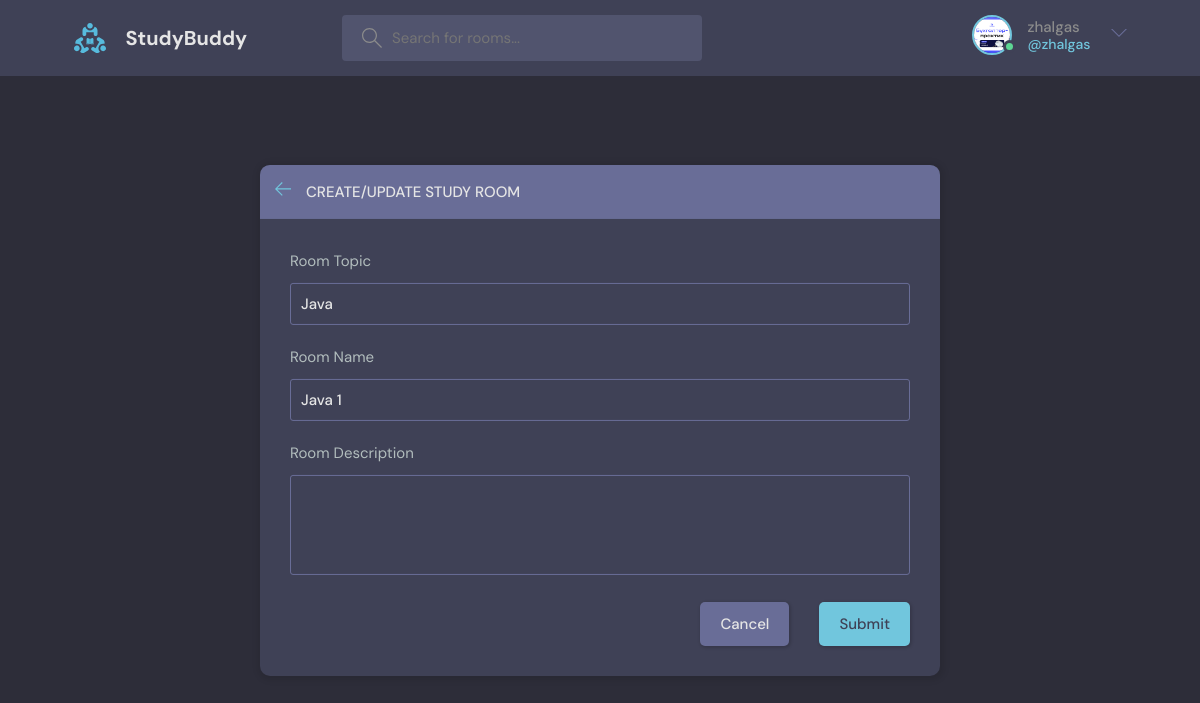
The page /update-room/1/ (signed in) on the database as committed earlier.
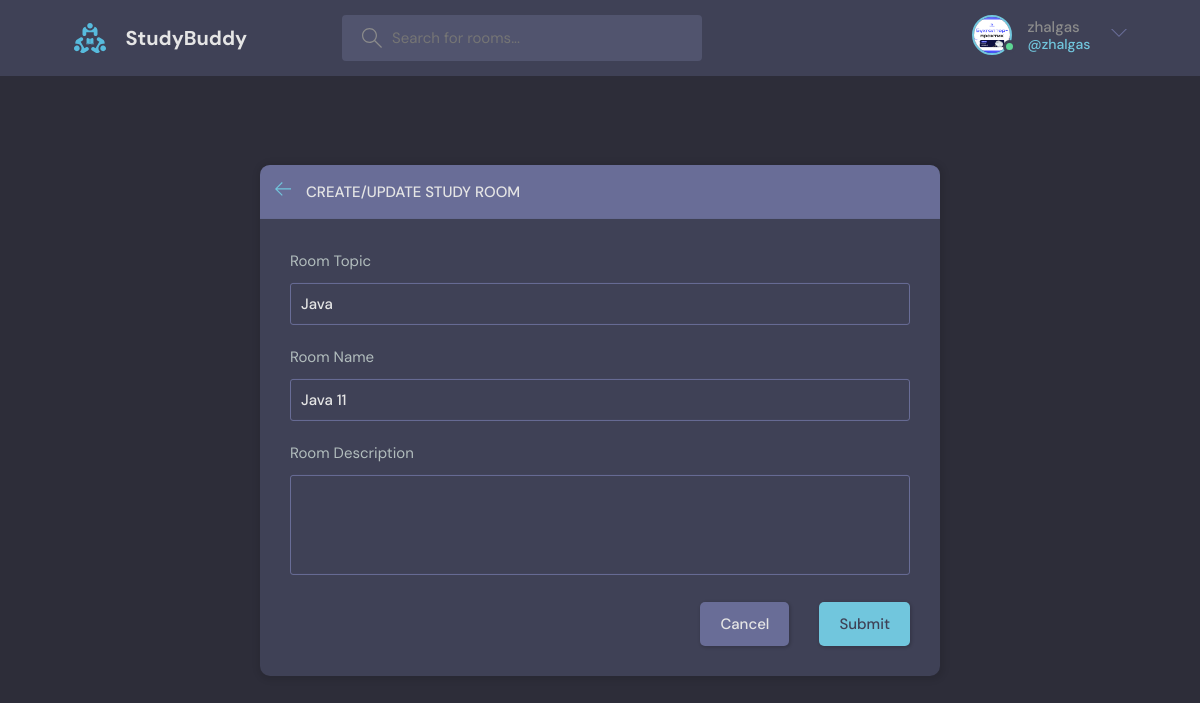
The same page on the database as committed later.
### baseapp/models.py (models this page shows, shortened)
class Room(models.Model):
    host = models.ForeignKey(User, on_delete = SET_NULL, null = True)
    topic = models.ForeignKey(Topic, on_delete = models.SET_NULL, null = True)
    name = models.CharField(max_length = 200)
    description = models.TextField(null = True, blank = True)
    participants = models.ManyToManyField(User, related_name = 'participants', blank = True)
    updated = models.DateTimeField(auto_now = True)
    created = models.DateTimeField(auto_now_add = True)
    approved = models.BooleanField(default = False)
    class Meta:
        ordering = ['-updated', '-created']

class Topic(models.Model):
    name = models.CharField(max_length = 200)
    approved = models.BooleanField(default = False)

### baseapp/views.py (the view, shortened to what this page needs)
# urls.py: path('update-room/<str:pk>/', views.updateRoom, name = 'update-room'),
@login_required(login_url='login')
def updateRoom(request, pk):
    room = Room.objects.get(id = pk)
    form = RoomForm(instance = room)
    topics = Topic.objects.all()
    if request.user != room.host:
        return HttpResponse("Access Denied")
    context = {'form': form, 'topics': topics, 'room': room}
    return render(request, 'baseapp/room_form.html', context)

### baseapp/forms.py
class RoomForm(ModelForm):
    class Meta:
        model = Room
        fields = '__all__'
        exclude = ['host', 'participants']

### baseapp/templates/baseapp/room_form.html (shortened to what this page needs)
{% extends 'main.html' %}
{% block content %}
  <main class="create-room layout">
    <div class="container">
      <div class="layout__box">
        <div class="layout__boxHeader">
          <div class="layout__boxTitle">
            <a href="{% url 'home' %}">
              <svg version="1.1" xmlns="http://www.w3.org/2000/svg" width="32" height="32" viewBox="0 0 32 32">
                <title>arrow-left</title>
                <path
                  d="M13.723 2.286l-13.723 13.714 13.719 13.714 1.616-1.611-10.96-10.96h27.625v-2.286h-27.625l10.965-10.965-1.616-1.607z">
                </path>
              </svg>
            </a>
            <h3>Create/Update Study Room</h3>
          </div>
        </div>
        <div class="layout__body">
          <form class="form" action="" method="POST">
              <div class="form__group">
              <label for="room_topic">Room Topic</label>
              <input required type="text" name="topic" value="{{ room.topic.name }}" list="topic-list"/>
            </div>
            <div class="form__group">
              <label for="room_name">Room Name</label>
                {{ form.name }}
            </div>
              <div class="form__group">
              <label for="room_description">Room Description</label>
                {{ form.description }}
            </div>
            <div class="form__action">
              <a class="btn btn--dark" href="{% url 'home' %}">Cancel</a>
              <button class="btn btn--main" type="submit">Submit</button>
            </div>
          </form>
        </div>
      </div>
    </div>
  </main>
{% endblock content %}

Rows that differ between the two databases and show on the page:
changed Room "Java": name "Java 1" → "Java 11"
